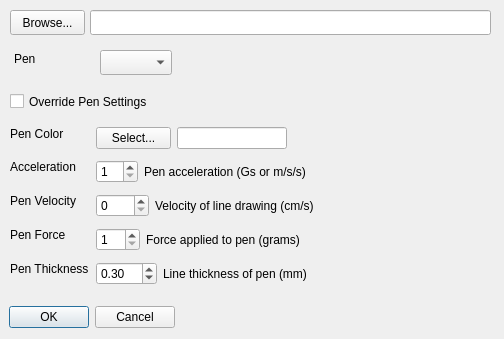
<?xml version="1.0" encoding="UTF-8"?>
<ui version="4.0">
 <class>Dialog</class>
 <widget class="QDialog" name="Dialog">
  <property name="geometry">
   <rect>
    <x>0</x>
    <y>0</y>
    <width>504</width>
    <height>339</height>
   </rect>
  </property>
  <property name="windowTitle">
   <string>Add HPGL File Element</string>
  </property>
  <widget class="QDialogButtonBox" name="buttonBox_okCancel">
   <property name="geometry">
    <rect>
     <x>9</x>
     <y>305</y>
     <width>166</width>
     <height>25</height>
    </rect>
   </property>
   <property name="orientation">
    <enum>Qt::Horizontal</enum>
   </property>
   <property name="standardButtons">
    <set>QDialogButtonBox::Cancel|QDialogButtonBox::Ok</set>
   </property>
  </widget>
  <widget class="QCheckBox" name="checkBox_penOverride">
   <property name="geometry">
    <rect>
     <x>10</x>
     <y>90</y>
     <width>151</width>
     <height>23</height>
    </rect>
   </property>
   <property name="text">
    <string>Override Pen Settings</string>
   </property>
  </widget>
  <widget class="QPushButton" name="button_fileBrowse">
   <property name="geometry">
    <rect>
     <x>10</x>
     <y>10</y>
     <width>75</width>
     <height>25</height>
    </rect>
   </property>
   <property name="maximumSize">
    <size>
     <width>75</width>
     <height>16777215</height>
    </size>
   </property>
   <property name="text">
    <string>Browse...</string>
   </property>
  </widget>
  <widget class="QLineEdit" name="text_fileBrowse">
   <property name="enabled">
    <bool>true</bool>
   </property>
   <property name="geometry">
    <rect>
     <x>90</x>
     <y>10</y>
     <width>401</width>
     <height>25</height>
    </rect>
   </property>
   <property name="acceptDrops">
    <bool>false</bool>
   </property>
   <property name="readOnly">
    <bool>true</bool>
   </property>
  </widget>
  <widget class="QLabel" name="label_penColor">
   <property name="geometry">
    <rect>
     <x>10</x>
     <y>125</y>
     <width>55</width>
     <height>17</height>
    </rect>
   </property>
   <property name="text">
    <string>Pen Color</string>
   </property>
  </widget>
  <widget class="QLabel" name="label_pen">
   <property name="geometry">
    <rect>
     <x>14</x>
     <y>50</y>
     <width>22</width>
     <height>17</height>
    </rect>
   </property>
   <property name="maximumSize">
    <size>
     <width>25</width>
     <height>16777215</height>
    </size>
   </property>
   <property name="text">
    <string>Pen</string>
   </property>
  </widget>
  <widget class="QComboBox" name="comboBox_pen">
   <property name="geometry">
    <rect>
     <x>100</x>
     <y>50</y>
     <width>72</width>
     <height>25</height>
    </rect>
   </property>
  </widget>
  <widget class="QLabel" name="label_penAccel">
   <property name="geometry">
    <rect>
     <x>10</x>
     <y>158</y>
     <width>70</width>
     <height>17</height>
    </rect>
   </property>
   <property name="text">
    <string>Acceleration</string>
   </property>
  </widget>
  <widget class="QWidget" name="">
   <property name="geometry">
    <rect>
     <x>96</x>
     <y>125</y>
     <width>191</width>
     <height>27</height>
    </rect>
   </property>
   <layout class="QGridLayout" name="gridLayout_3">
    <item row="0" column="1">
     <widget class="QLineEdit" name="text_color">
      <property name="readOnly">
       <bool>true</bool>
      </property>
     </widget>
    </item>
    <item row="0" column="0">
     <widget class="QPushButton" name="button_pickColor">
      <property name="maximumSize">
       <size>
        <width>75</width>
        <height>16777215</height>
       </size>
      </property>
      <property name="text">
       <string>Select...</string>
      </property>
     </widget>
    </item>
   </layout>
  </widget>
  <widget class="QWidget" name="">
   <property name="geometry">
    <rect>
     <x>96</x>
     <y>226</y>
     <width>204</width>
     <height>28</height>
    </rect>
   </property>
   <layout class="QGridLayout" name="gridLayout_8">
    <item row="0" column="0">
     <widget class="QSpinBox" name="spinBox_penForce">
      <property name="maximumSize">
       <size>
        <width>75</width>
        <height>16777215</height>
       </size>
      </property>
      <property name="minimum">
       <number>1</number>
      </property>
      <property name="maximum">
       <number>8</number>
      </property>
     </widget>
    </item>
    <item row="0" column="1">
     <widget class="QLabel" name="label_forceDescription">
      <property name="text">
       <string>Force applied to pen (grams)</string>
      </property>
     </widget>
    </item>
   </layout>
  </widget>
  <widget class="QLabel" name="label_penVelocity">
   <property name="geometry">
    <rect>
     <x>10</x>
     <y>192</y>
     <width>69</width>
     <height>17</height>
    </rect>
   </property>
   <property name="text">
    <string>Pen Velocity</string>
   </property>
  </widget>
  <widget class="QWidget" name="">
   <property name="geometry">
    <rect>
     <x>96</x>
     <y>192</y>
     <width>221</width>
     <height>28</height>
    </rect>
   </property>
   <layout class="QGridLayout" name="gridLayout_7">
    <item row="0" column="0">
     <widget class="QSpinBox" name="spinBox_penVelocity">
      <property name="maximumSize">
       <size>
        <width>75</width>
        <height>16777215</height>
       </size>
      </property>
      <property name="maximum">
       <number>80</number>
      </property>
     </widget>
    </item>
    <item row="0" column="1">
     <widget class="QLabel" name="label_veloDescription">
      <property name="text">
       <string>Velocity of line drawing (cm/s) </string>
      </property>
     </widget>
    </item>
   </layout>
  </widget>
  <widget class="QWidget" name="">
   <property name="geometry">
    <rect>
     <x>96</x>
     <y>158</y>
     <width>210</width>
     <height>28</height>
    </rect>
   </property>
   <layout class="QGridLayout" name="gridLayout_6">
    <item row="0" column="0">
     <widget class="QSpinBox" name="spinBox_penAcceleration">
      <property name="maximumSize">
       <size>
        <width>75</width>
        <height>16777215</height>
       </size>
      </property>
      <property name="minimum">
       <number>1</number>
      </property>
      <property name="maximum">
       <number>6</number>
      </property>
     </widget>
    </item>
    <item row="0" column="1">
     <widget class="QLabel" name="label_accelDescription">
      <property name="text">
       <string>Pen acceleration (Gs or m/s/s)</string>
      </property>
     </widget>
    </item>
   </layout>
  </widget>
  <widget class="QLabel" name="label_penForce">
   <property name="geometry">
    <rect>
     <x>10</x>
     <y>226</y>
     <width>56</width>
     <height>17</height>
    </rect>
   </property>
   <property name="text">
    <string>Pen Force</string>
   </property>
  </widget>
  <widget class="QWidget" name="">
   <property name="geometry">
    <rect>
     <x>96</x>
     <y>260</y>
     <width>211</width>
     <height>28</height>
    </rect>
   </property>
   <layout class="QGridLayout" name="gridLayout_9">
    <item row="0" column="1">
     <widget class="QLabel" name="label_thickDescription">
      <property name="text">
       <string>Line thickness of pen (mm)</string>
      </property>
     </widget>
    </item>
    <item row="0" column="0">
     <widget class="QDoubleSpinBox" name="doubleSpinBox_penThickness">
      <property name="maximumSize">
       <size>
        <width>75</width>
        <height>16777215</height>
       </size>
      </property>
      <property name="minimum">
       <double>0.100000000000000</double>
      </property>
      <property name="maximum">
       <double>5.000000000000000</double>
      </property>
      <property name="singleStep">
       <double>0.100000000000000</double>
      </property>
      <property name="value">
       <double>0.300000000000000</double>
      </property>
     </widget>
    </item>
   </layout>
  </widget>
  <widget class="QLabel" name="label_penThick">
   <property name="geometry">
    <rect>
     <x>10</x>
     <y>260</y>
     <width>80</width>
     <height>17</height>
    </rect>
   </property>
   <property name="text">
    <string>Pen Thickness</string>
   </property>
  </widget>
 </widget>
 <resources/>
 <connections/>
</ui>
